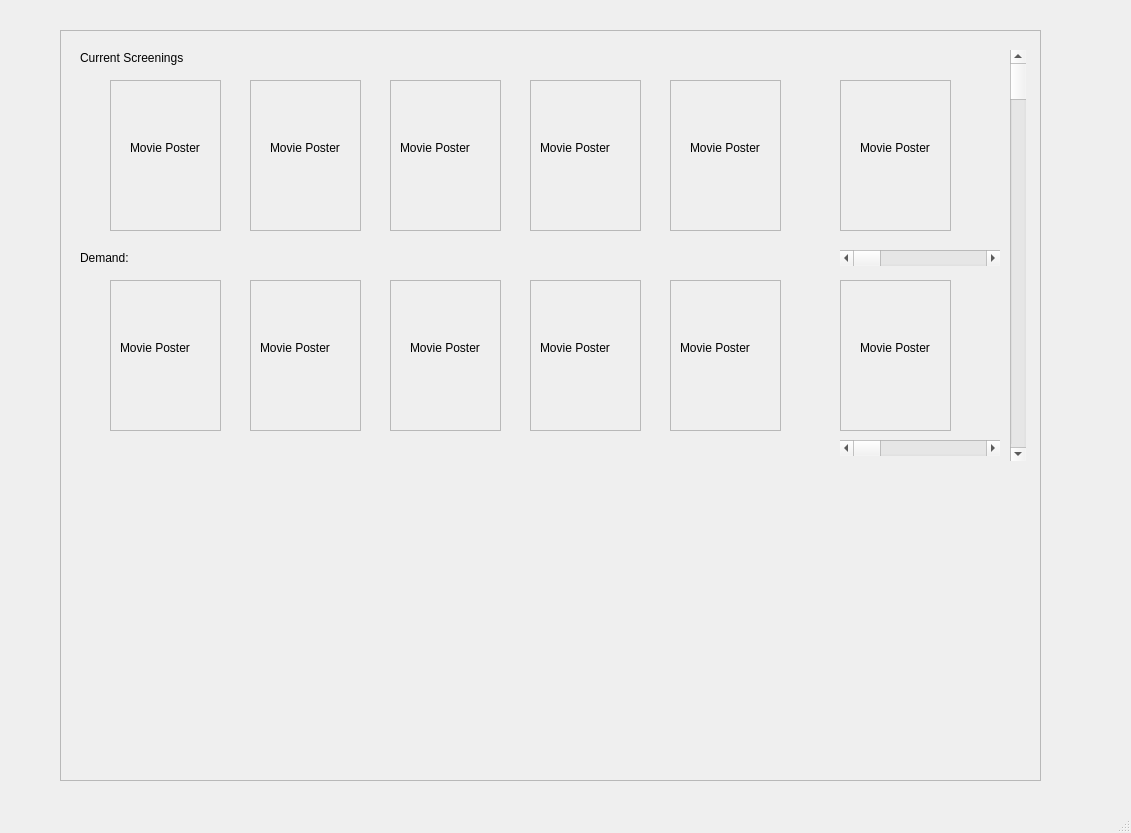
<?xml version="1.0" encoding="UTF-8"?>
<ui version="4.0">
 <class>MainWindow</class>
 <widget class="QMainWindow" name="MainWindow">
  <property name="geometry">
   <rect>
    <x>0</x>
    <y>0</y>
    <width>1131</width>
    <height>833</height>
   </rect>
  </property>
  <property name="windowTitle">
   <string>Cinema Manager Profile</string>
  </property>
  <widget class="QWidget" name="centralwidget">
   <widget class="QFrame" name="frame_3">
    <property name="geometry">
     <rect>
      <x>60</x>
      <y>30</y>
      <width>981</width>
      <height>751</height>
     </rect>
    </property>
    <property name="frameShape">
     <enum>QFrame::StyledPanel</enum>
    </property>
    <property name="frameShadow">
     <enum>QFrame::Raised</enum>
    </property>
    <widget class="QLabel" name="label_5">
     <property name="geometry">
      <rect>
       <x>20</x>
       <y>20</y>
       <width>121</width>
       <height>16</height>
      </rect>
     </property>
     <property name="text">
      <string>Current Screenings</string>
     </property>
    </widget>
    <widget class="QLabel" name="label_6">
     <property name="geometry">
      <rect>
       <x>20</x>
       <y>220</y>
       <width>55</width>
       <height>16</height>
      </rect>
     </property>
     <property name="text">
      <string>Demand:</string>
     </property>
    </widget>
    <widget class="QScrollBar" name="horizontalScrollBar">
     <property name="geometry">
      <rect>
       <x>780</x>
       <y>220</y>
       <width>160</width>
       <height>16</height>
      </rect>
     </property>
     <property name="orientation">
      <enum>Qt::Horizontal</enum>
     </property>
    </widget>
    <widget class="QScrollBar" name="horizontalScrollBar_2">
     <property name="geometry">
      <rect>
       <x>780</x>
       <y>410</y>
       <width>160</width>
       <height>16</height>
      </rect>
     </property>
     <property name="orientation">
      <enum>Qt::Horizontal</enum>
     </property>
    </widget>
    <widget class="QFrame" name="frame_4">
     <property name="geometry">
      <rect>
       <x>50</x>
       <y>50</y>
       <width>111</width>
       <height>151</height>
      </rect>
     </property>
     <property name="frameShape">
      <enum>QFrame::StyledPanel</enum>
     </property>
     <property name="frameShadow">
      <enum>QFrame::Raised</enum>
     </property>
     <widget class="QLabel" name="label_2">
      <property name="geometry">
       <rect>
        <x>20</x>
        <y>60</y>
        <width>91</width>
        <height>16</height>
       </rect>
      </property>
      <property name="text">
       <string>Movie Poster</string>
      </property>
     </widget>
    </widget>
    <widget class="QFrame" name="frame_5">
     <property name="geometry">
      <rect>
       <x>190</x>
       <y>50</y>
       <width>111</width>
       <height>151</height>
      </rect>
     </property>
     <property name="frameShape">
      <enum>QFrame::StyledPanel</enum>
     </property>
     <property name="frameShadow">
      <enum>QFrame::Raised</enum>
     </property>
     <widget class="QLabel" name="label_7">
      <property name="geometry">
       <rect>
        <x>20</x>
        <y>60</y>
        <width>91</width>
        <height>16</height>
       </rect>
      </property>
      <property name="text">
       <string>Movie Poster</string>
      </property>
     </widget>
    </widget>
    <widget class="QFrame" name="frame_6">
     <property name="geometry">
      <rect>
       <x>330</x>
       <y>50</y>
       <width>111</width>
       <height>151</height>
      </rect>
     </property>
     <property name="frameShape">
      <enum>QFrame::StyledPanel</enum>
     </property>
     <property name="frameShadow">
      <enum>QFrame::Raised</enum>
     </property>
     <widget class="QLabel" name="label_8">
      <property name="geometry">
       <rect>
        <x>10</x>
        <y>60</y>
        <width>91</width>
        <height>16</height>
       </rect>
      </property>
      <property name="text">
       <string>Movie Poster</string>
      </property>
     </widget>
    </widget>
    <widget class="QFrame" name="frame_7">
     <property name="geometry">
      <rect>
       <x>470</x>
       <y>50</y>
       <width>111</width>
       <height>151</height>
      </rect>
     </property>
     <property name="frameShape">
      <enum>QFrame::StyledPanel</enum>
     </property>
     <property name="frameShadow">
      <enum>QFrame::Raised</enum>
     </property>
     <widget class="QLabel" name="label_10">
      <property name="geometry">
       <rect>
        <x>10</x>
        <y>60</y>
        <width>91</width>
        <height>16</height>
       </rect>
      </property>
      <property name="text">
       <string>Movie Poster</string>
      </property>
     </widget>
    </widget>
    <widget class="QFrame" name="frame_8">
     <property name="geometry">
      <rect>
       <x>610</x>
       <y>50</y>
       <width>111</width>
       <height>151</height>
      </rect>
     </property>
     <property name="frameShape">
      <enum>QFrame::StyledPanel</enum>
     </property>
     <property name="frameShadow">
      <enum>QFrame::Raised</enum>
     </property>
     <widget class="QLabel" name="label_11">
      <property name="geometry">
       <rect>
        <x>20</x>
        <y>60</y>
        <width>91</width>
        <height>16</height>
       </rect>
      </property>
      <property name="text">
       <string>Movie Poster</string>
      </property>
     </widget>
    </widget>
    <widget class="QFrame" name="frame_9">
     <property name="geometry">
      <rect>
       <x>780</x>
       <y>50</y>
       <width>111</width>
       <height>151</height>
      </rect>
     </property>
     <property name="frameShape">
      <enum>QFrame::StyledPanel</enum>
     </property>
     <property name="frameShadow">
      <enum>QFrame::Raised</enum>
     </property>
     <widget class="QLabel" name="label_12">
      <property name="geometry">
       <rect>
        <x>20</x>
        <y>60</y>
        <width>91</width>
        <height>16</height>
       </rect>
      </property>
      <property name="text">
       <string>Movie Poster</string>
      </property>
     </widget>
    </widget>
    <widget class="QFrame" name="frame_10">
     <property name="geometry">
      <rect>
       <x>50</x>
       <y>250</y>
       <width>111</width>
       <height>151</height>
      </rect>
     </property>
     <property name="frameShape">
      <enum>QFrame::StyledPanel</enum>
     </property>
     <property name="frameShadow">
      <enum>QFrame::Raised</enum>
     </property>
     <widget class="QLabel" name="label_13">
      <property name="geometry">
       <rect>
        <x>10</x>
        <y>60</y>
        <width>91</width>
        <height>16</height>
       </rect>
      </property>
      <property name="text">
       <string>Movie Poster</string>
      </property>
     </widget>
    </widget>
    <widget class="QFrame" name="frame_11">
     <property name="geometry">
      <rect>
       <x>190</x>
       <y>250</y>
       <width>111</width>
       <height>151</height>
      </rect>
     </property>
     <property name="frameShape">
      <enum>QFrame::StyledPanel</enum>
     </property>
     <property name="frameShadow">
      <enum>QFrame::Raised</enum>
     </property>
     <widget class="QLabel" name="label_14">
      <property name="geometry">
       <rect>
        <x>10</x>
        <y>60</y>
        <width>91</width>
        <height>16</height>
       </rect>
      </property>
      <property name="text">
       <string>Movie Poster</string>
      </property>
     </widget>
    </widget>
    <widget class="QFrame" name="frame_12">
     <property name="geometry">
      <rect>
       <x>330</x>
       <y>250</y>
       <width>111</width>
       <height>151</height>
      </rect>
     </property>
     <property name="frameShape">
      <enum>QFrame::StyledPanel</enum>
     </property>
     <property name="frameShadow">
      <enum>QFrame::Raised</enum>
     </property>
     <widget class="QLabel" name="label_15">
      <property name="geometry">
       <rect>
        <x>20</x>
        <y>60</y>
        <width>91</width>
        <height>16</height>
       </rect>
      </property>
      <property name="text">
       <string>Movie Poster</string>
      </property>
     </widget>
    </widget>
    <widget class="QFrame" name="frame_13">
     <property name="geometry">
      <rect>
       <x>470</x>
       <y>250</y>
       <width>111</width>
       <height>151</height>
      </rect>
     </property>
     <property name="frameShape">
      <enum>QFrame::StyledPanel</enum>
     </property>
     <property name="frameShadow">
      <enum>QFrame::Raised</enum>
     </property>
     <widget class="QLabel" name="label_16">
      <property name="geometry">
       <rect>
        <x>10</x>
        <y>60</y>
        <width>91</width>
        <height>16</height>
       </rect>
      </property>
      <property name="text">
       <string>Movie Poster</string>
      </property>
     </widget>
    </widget>
    <widget class="QFrame" name="frame_14">
     <property name="geometry">
      <rect>
       <x>610</x>
       <y>250</y>
       <width>111</width>
       <height>151</height>
      </rect>
     </property>
     <property name="frameShape">
      <enum>QFrame::StyledPanel</enum>
     </property>
     <property name="frameShadow">
      <enum>QFrame::Raised</enum>
     </property>
     <widget class="QLabel" name="label_17">
      <property name="geometry">
       <rect>
        <x>10</x>
        <y>60</y>
        <width>91</width>
        <height>16</height>
       </rect>
      </property>
      <property name="text">
       <string>Movie Poster</string>
      </property>
     </widget>
    </widget>
    <widget class="QFrame" name="frame_15">
     <property name="geometry">
      <rect>
       <x>780</x>
       <y>250</y>
       <width>111</width>
       <height>151</height>
      </rect>
     </property>
     <property name="frameShape">
      <enum>QFrame::StyledPanel</enum>
     </property>
     <property name="frameShadow">
      <enum>QFrame::Raised</enum>
     </property>
     <widget class="QLabel" name="label_18">
      <property name="geometry">
       <rect>
        <x>20</x>
        <y>60</y>
        <width>91</width>
        <height>16</height>
       </rect>
      </property>
      <property name="text">
       <string>Movie Poster</string>
      </property>
     </widget>
    </widget>
    <widget class="QScrollBar" name="verticalScrollBar">
     <property name="geometry">
      <rect>
       <x>950</x>
       <y>20</y>
       <width>16</width>
       <height>411</height>
      </rect>
     </property>
     <property name="orientation">
      <enum>Qt::Vertical</enum>
     </property>
    </widget>
   </widget>
  </widget>
  <widget class="QMenuBar" name="menubar">
   <property name="geometry">
    <rect>
     <x>0</x>
     <y>0</y>
     <width>1131</width>
     <height>21</height>
    </rect>
   </property>
  </widget>
  <widget class="QStatusBar" name="statusbar"/>
 </widget>
 <resources/>
 <connections/>
</ui>
